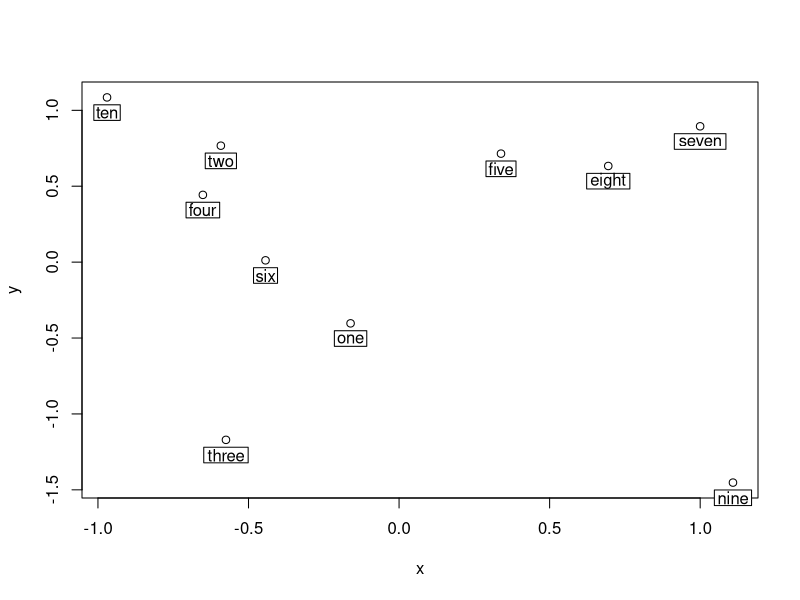
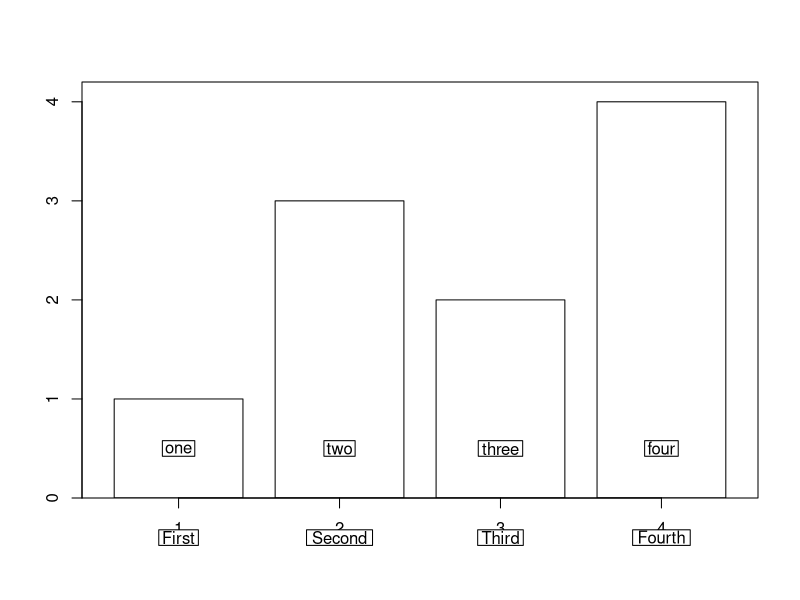
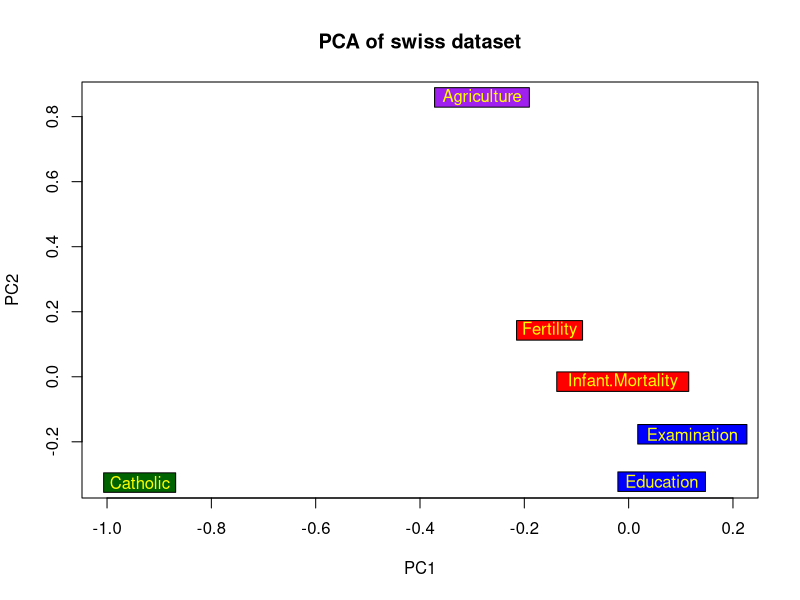

R code for these plots, in order:
library(plotrix)


### Name: boxed.labels
### Title: Place labels in boxes
### Aliases: boxed.labels
### Keywords: misc

### ** Examples

 x<-rnorm(10)
 y<-rnorm(10)
 plot(x,y,type="p")
 nums<-c("one","two","three","four","five","six","seven","eight","nine","ten")
 boxed.labels(x,y-0.1,nums)
 # now label a barplot
 xpos<-barp(c(1,3,2,4))
 boxed.labels(xpos$x,0.5,nums[1:4])
 # and add labels below the x axis ticks
 boxed.labels(xpos$x,-0.4,c("First","Second","Third","Fourth"))
 # perform a PCA on the "swiss" dataset and plot the first two components
 data(swiss)
 swiss.pca<-prcomp(swiss)
 plot(swiss.pca$rotation[,1:2],xlim=c(-1,0.2),main="PCA of swiss dataset",
  type="n")
 boxed.labels(swiss.pca$rotation[1:6],swiss.pca$rotation[7:12],ypad=1.5,
  colnames(swiss),bg=c("red","purple","blue","blue","darkgreen","red"),
  col="yellow")
